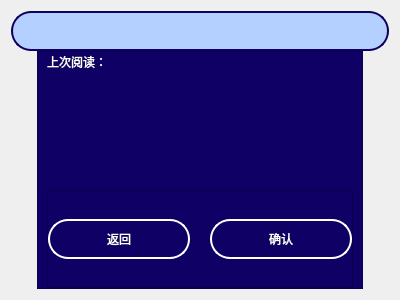
<?xml version="1.0" encoding="UTF-8"?>
<ui version="4.0">
 <class>bookEntryModal</class>
 <widget class="QFrame" name="bookEntryModal">
  <property name="geometry">
   <rect>
    <x>0</x>
    <y>0</y>
    <width>400</width>
    <height>300</height>
   </rect>
  </property>
  <property name="windowTitle">
   <string>Frame</string>
  </property>
  <layout class="QGridLayout" name="gridLayout">
   <property name="verticalSpacing">
    <number>0</number>
   </property>
   <item row="0" column="0" colspan="3">
    <widget class="QPushButton" name="name">
     <property name="enabled">
      <bool>false</bool>
     </property>
     <property name="minimumSize">
      <size>
       <width>0</width>
       <height>40</height>
      </size>
     </property>
     <property name="styleSheet">
      <string notr="true">QPushButton{background-color: rgb(179, 208, 255); border-radius: 20px;  border:2px solid rgb(14, 0, 100);color:black;}</string>
     </property>
     <property name="text">
      <string/>
     </property>
     <property name="flat">
      <bool>true</bool>
     </property>
    </widget>
   </item>
   <item row="1" column="0">
    <widget class="QLabel" name="label">
     <property name="maximumSize">
      <size>
       <width>20</width>
       <height>16777215</height>
      </size>
     </property>
     <property name="text">
      <string/>
     </property>
    </widget>
   </item>
   <item row="1" column="1">
    <widget class="QFrame" name="frame">
     <property name="styleSheet">
      <string notr="true">background-color: rgb(14, 0, 100);
color: rgb(255, 255, 255);</string>
     </property>
     <property name="frameShape">
      <enum>QFrame::StyledPanel</enum>
     </property>
     <property name="frameShadow">
      <enum>QFrame::Raised</enum>
     </property>
     <layout class="QGridLayout" name="gridLayout_3">
      <property name="topMargin">
       <number>0</number>
      </property>
      <property name="bottomMargin">
       <number>0</number>
      </property>
      <property name="verticalSpacing">
       <number>0</number>
      </property>
      <item row="0" column="0">
       <widget class="QLabel" name="label_4">
        <property name="minimumSize">
         <size>
          <width>0</width>
          <height>20</height>
         </size>
        </property>
        <property name="maximumSize">
         <size>
          <width>80</width>
          <height>20</height>
         </size>
        </property>
        <property name="text">
         <string>上次阅读：</string>
        </property>
        <property name="wordWrap">
         <bool>false</bool>
        </property>
       </widget>
      </item>
      <item row="0" column="1">
       <widget class="QLabel" name="time">
        <property name="maximumSize">
         <size>
          <width>16777215</width>
          <height>20</height>
         </size>
        </property>
        <property name="text">
         <string/>
        </property>
        <property name="wordWrap">
         <bool>true</bool>
        </property>
       </widget>
      </item>
      <item row="1" column="0" colspan="2">
       <widget class="QLabel" name="pageinfo">
        <property name="minimumSize">
         <size>
          <width>0</width>
          <height>20</height>
         </size>
        </property>
        <property name="maximumSize">
         <size>
          <width>16777215</width>
          <height>20</height>
         </size>
        </property>
        <property name="text">
         <string/>
        </property>
        <property name="wordWrap">
         <bool>true</bool>
        </property>
       </widget>
      </item>
      <item row="3" column="0" colspan="2">
       <widget class="QFrame" name="frame_2">
        <property name="frameShape">
         <enum>QFrame::StyledPanel</enum>
        </property>
        <property name="frameShadow">
         <enum>QFrame::Raised</enum>
        </property>
        <layout class="QGridLayout" name="gridLayout_2">
         <property name="leftMargin">
          <number>0</number>
         </property>
         <property name="topMargin">
          <number>0</number>
         </property>
         <property name="rightMargin">
          <number>0</number>
         </property>
         <property name="bottomMargin">
          <number>0</number>
         </property>
         <property name="horizontalSpacing">
          <number>20</number>
         </property>
         <property name="verticalSpacing">
          <number>0</number>
         </property>
         <item row="0" column="0">
          <widget class="QPushButton" name="cancel">
           <property name="minimumSize">
            <size>
             <width>0</width>
             <height>40</height>
            </size>
           </property>
           <property name="styleSheet">
            <string notr="true">QPushButton{background-color: rgb(14, 0, 100); border-radius: 20px;  border:2px solid white;}</string>
           </property>
           <property name="text">
            <string>返回</string>
           </property>
          </widget>
         </item>
         <item row="0" column="1">
          <widget class="QPushButton" name="confirm">
           <property name="minimumSize">
            <size>
             <width>0</width>
             <height>40</height>
            </size>
           </property>
           <property name="styleSheet">
            <string notr="true">QPushButton{background-color: rgb(14, 0, 100); border-radius: 20px;  border:2px solid white;}</string>
           </property>
           <property name="text">
            <string>确认</string>
           </property>
          </widget>
         </item>
        </layout>
       </widget>
      </item>
      <item row="2" column="0" colspan="2">
       <widget class="QLabel" name="introduction">
        <property name="text">
         <string/>
        </property>
        <property name="alignment">
         <set>Qt::AlignLeading|Qt::AlignLeft|Qt::AlignTop</set>
        </property>
        <property name="wordWrap">
         <bool>true</bool>
        </property>
       </widget>
      </item>
     </layout>
    </widget>
   </item>
   <item row="1" column="2">
    <widget class="QLabel" name="label_2">
     <property name="maximumSize">
      <size>
       <width>20</width>
       <height>16777215</height>
      </size>
     </property>
     <property name="text">
      <string/>
     </property>
    </widget>
   </item>
  </layout>
 </widget>
 <resources/>
 <connections/>
</ui>
